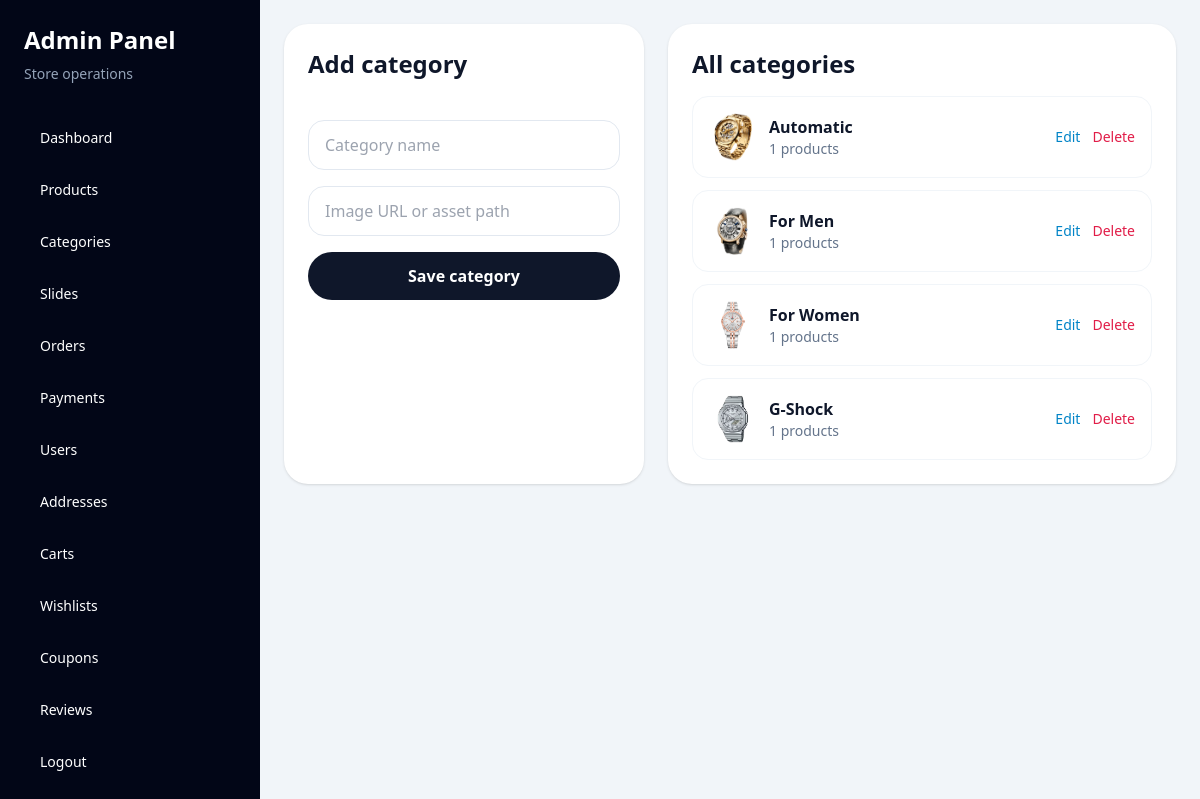
Screenshot of /admin/categories.php (signed in) with the database file from the repository.
### tables this page shows
CREATE TABLE IF NOT EXISTS categories (
  id INT UNSIGNED AUTO_INCREMENT PRIMARY KEY,
  name VARCHAR(120) NOT NULL,
  image VARCHAR(255) DEFAULT NULL,
  created_at TIMESTAMP NOT NULL DEFAULT CURRENT_TIMESTAMP,
  UNIQUE KEY uq_categories_name (name)
);

### admin/categories.php (called while the page is built)
<?php
require __DIR__ . '/categories_page.php';

### config/bootstrap.php (called while the page is built, shortened)
<?php
require_once __DIR__ . '/database.php';
require_once __DIR__ . '/../models/BaseModel.php';
require_once __DIR__ . '/../models/CategoryModel.php';
function app_url(string $path = ''): string
{
    return rtrim(BASE_URL, '/') . '/' . ltrim($path, '/');
}
function e(null|string|int|float $value): string
{
    return htmlspecialchars((string) $value, ENT_QUOTES, 'UTF-8');
}
function asset_url(string $path): string
{
    return app_url('assets/' . ltrim($path, '/'));
}
function upload_url(?string $path): string
{
    $path = trim((string) $path);
    return asset_url(ltrim($path, '/'));
}

### config/database.php (called while the page is built, shortened)
<?php
function db(): PDO
{
    $pdo = new PDO(
        'mysql:host=' . DB_HOST . ';dbname=' . DB_NAME . ';charset=utf8mb4',
        DB_USER,
        DB_PASS,
        [
            PDO::ATTR_ERRMODE => PDO::ERRMODE_EXCEPTION,
            PDO::ATTR_DEFAULT_FETCH_MODE => PDO::FETCH_ASSOC,
        ]
    );
    return $pdo;
}

### models/BaseModel.php (called while the page is built, shortened)
<?php
abstract class BaseModel
{
    public function __construct()
    {
        $this->pdo = db();
    }
}

### models/CategoryModel.php (called while the page is built, shortened)
<?php
class CategoryModel extends BaseModel
{
    public function all(): array
    {
        return $this->pdo->query(
            'SELECT c.*, COUNT(p.id) AS product_count
             FROM categories c
             LEFT JOIN products p ON p.category_id = c.id
             GROUP BY c.id
             ORDER BY c.name ASC'
        )->fetchAll();
    }
}

### admin/categories_page.php (the view, shortened to what this page needs)
<?php
require_once __DIR__ . '/../config/bootstrap.php';
$categoryModel = new CategoryModel();
$edit = isset($_GET['id']) ? $categoryModel->find((int) $_GET['id']) : null;
$categories = $categoryModel->all();
require __DIR__ . '/partials/header.php';
?>
<div class="grid gap-6 lg:grid-cols-[360px,1fr]">
    <div class="rounded-3xl bg-white p-6 shadow">
        <h1 class="text-2xl font-bold"><?= $edit ? 'Edit category' : 'Add category'; ?></h1>
        <form action="" method="post" class="mt-6 space-y-4">
            <input class="w-full rounded-2xl border border-slate-200 px-4 py-3" type="text" name="name" value="<?= e((string) ($edit['name'] ?? '')); ?>" placeholder="Category name" required>
            <input class="w-full rounded-2xl border border-slate-200 px-4 py-3" type="text" name="image" value="<?= e((string) ($edit['image'] ?? '')); ?>" placeholder="Image URL or asset path">
            <button class="w-full rounded-full bg-slate-900 px-5 py-3 font-semibold text-white" type="submit">Save category</button>
        </form>
    </div>
    <div class="rounded-3xl bg-white p-6 shadow">
        <h2 class="text-2xl font-bold">All categories</h2>
        <div class="mt-4 space-y-3">
            <?php foreach ($categories as $category): ?>
                <div class="flex items-center justify-between gap-3 rounded-2xl border border-slate-100 p-4">
                    <div class="flex items-center gap-3">
                        <img src="<?= e(upload_url((string) $category['image'])); ?>" alt="" class="h-12 w-12 rounded-2xl object-cover">
                        <div>
                            <div class="font-semibold"><?= e($category['name']); ?></div>
                            <div class="text-sm text-slate-500"><?= (int) $category['product_count']; ?> products</div>
                        </div>
                    </div>
                    <div class="flex items-center gap-3 text-sm">
                        <a class="text-sky-600" href="<?= e(app_url('admin/categories.php?id=' . (int) $category['id'])); ?>">Edit</a>
                        <form action="" method="post" onsubmit="return confirm('Delete category?')">
                            <button class="text-rose-600" type="submit">Delete</button>
                        </form>
                    </div>
                </div>
            <?php endforeach; ?>
        </div>
    </div>
</div>
<?php require __DIR__ . '/partials/footer.php'; ?>

### rows the page displays
categories: image (picture), name "Automatic", product_count "1"
categories: image (picture), name "For Men", product_count "1"
categories: image (picture), name "For Women", product_count "1"
categories: image (picture), name "G-Shock", product_count "1"
